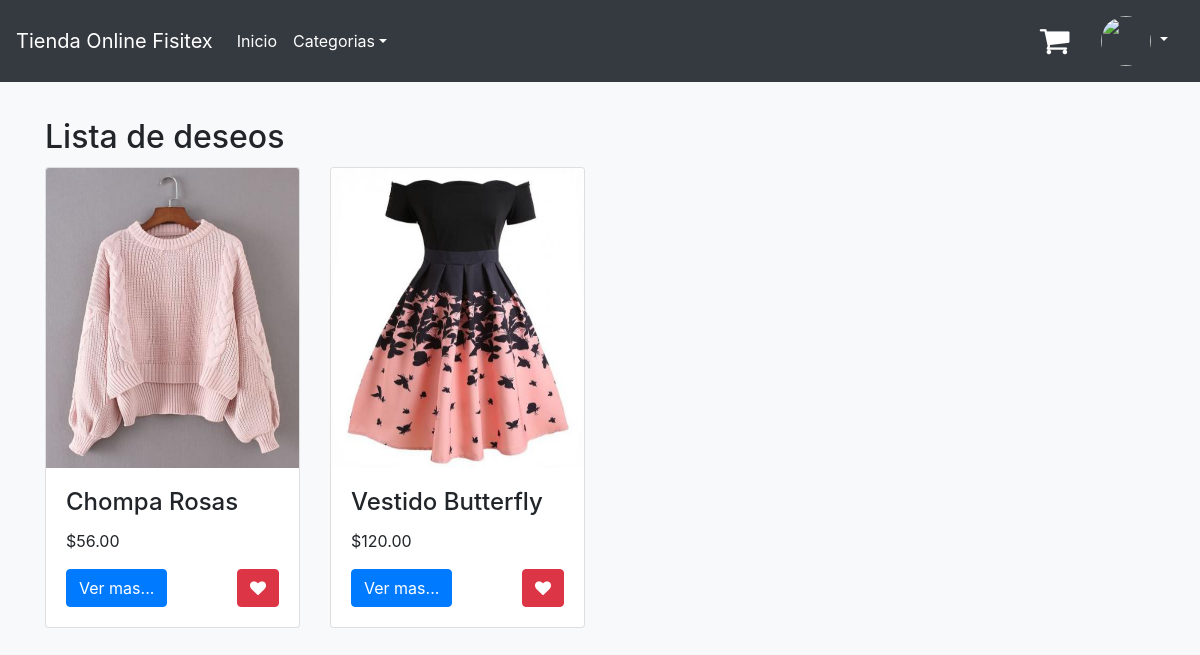
/ecommerce_cliente/inicio/deseos.php (signed in), run on the app's committed database.
### tables this page shows
CREATE TABLE `deseos` (
  `id` int(10) NOT NULL,
  `clave` varchar(100) NOT NULL,
  `correo` varchar(100) NOT NULL,
  `clave_producto` varchar(100) NOT NULL
);

CREATE TABLE `inventario` (
  `id` int(10) NOT NULL,
  `clave` varchar(200) NOT NULL,
  `producto` varchar(100) NOT NULL,
  `cantidad` int(5) NOT NULL,
  `precio` decimal(8,2) NOT NULL,
  `categoria` varchar(50) NOT NULL,
  `descripcion` text NOT NULL,
  `foto` varchar(100) NOT NULL
);

### ecommerce_cliente/inicio/deseos.php (the view, shortened to what this page needs)
<?php include '../extend/header.php';
$correo = $_SESSION['correo_user'];
$sel_des = $con->prepare("SELECT * FROM deseos WHERE correo = ? ORDER BY id DESC ");
 ?>
<div class="container" style="margin-top: 3%;">
	<h2>Lista de deseos</h2>
	<div class="row">
		<?php
		$sel_des-> execute(array($correo));
		$sel = $con->prepare("SELECT foto, precio, producto, clave FROM inventario WHERE clave = ? ");
		  	while ($f_des = $sel_des->fetch()) {
		  		$clave_producto = $f_des['clave_producto'];
		  		$sel->execute(array($clave_producto));
		  		if ($f = $sel -> fetch()) {
		  		}
		 ?>
		 <div class="col-md-6 col-sm-12 col-lg-3">
		 	<div class="card" style="margin-top: 1%;">
		 		<img class="card-img-top" src="../ecommerce/admin/<?php echo $f['foto'] ?>" width="200" height="300">
		 		<div class="card-body">
		 			<h4 class="card-title"><?php echo $f['producto'] ?></h4>
		 			<p class="card-text"><?php echo "$". number_format($f['precio'], 2) ?></p>
		 			<button type="button" class="btn btn-primary" data-toggle="modal" data-target=".modal_mas" value="<?php echo $f['clave'] ?>" onclick="modal(this.value)">Ver mas...</button>
		 			<button class="btn btn-danger text-white float-right" onclick="enviar(this.value)" value="<?php echo $f['clave'] ?>"><i class="fa fa-heart"></i></button>
		 		</div>
		 	</div>
		 </div>
		<?php }
		 ?>
	</div>
</div>
</body>
</html>

### ecommerce_cliente/extend/header.php (style rules this page uses)
body { padding-bottom:10px; }

### data on the page
deseos: inventario.foto (picture), inventario.producto "Chompa Rosas", inventario.precio "56.00"
deseos: inventario.foto (picture), inventario.producto "Vestido Butterfly", inventario.precio "120.00"
